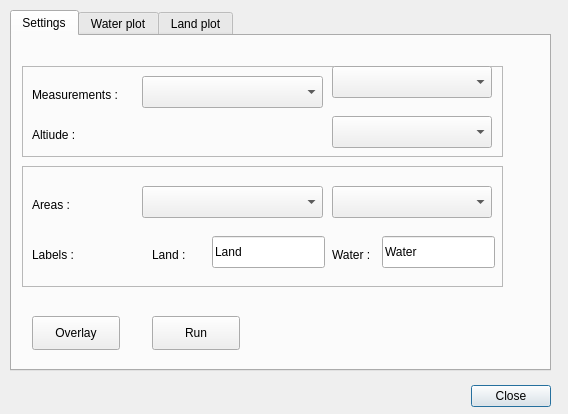
<?xml version="1.0" encoding="UTF-8"?>
<ui version="4.0">
 <class>AltitudecorrectorDialogBase</class>
 <widget class="QDialog" name="AltitudecorrectorDialogBase">
  <property name="geometry">
   <rect>
    <x>0</x>
    <y>0</y>
    <width>568</width>
    <height>414</height>
   </rect>
  </property>
  <property name="windowTitle">
   <string>Altitudecorrector</string>
  </property>
  <widget class="QDialogButtonBox" name="button_box">
   <property name="geometry">
    <rect>
     <x>210</x>
     <y>380</y>
     <width>341</width>
     <height>32</height>
    </rect>
   </property>
   <property name="focusPolicy">
    <enum>Qt::TabFocus</enum>
   </property>
   <property name="orientation">
    <enum>Qt::Horizontal</enum>
   </property>
   <property name="standardButtons">
    <set>QDialogButtonBox::Close</set>
   </property>
  </widget>
  <widget class="QTabWidget" name="tabWidget">
   <property name="geometry">
    <rect>
     <x>10</x>
     <y>10</y>
     <width>541</width>
     <height>361</height>
    </rect>
   </property>
   <property name="currentIndex">
    <number>0</number>
   </property>
   <widget class="QWidget" name="tab">
    <attribute name="title">
     <string>Settings</string>
    </attribute>
    <widget class="QFrame" name="frame_2">
     <property name="geometry">
      <rect>
       <x>10</x>
       <y>130</y>
       <width>481</width>
       <height>121</height>
      </rect>
     </property>
     <property name="frameShape">
      <enum>QFrame::StyledPanel</enum>
     </property>
     <property name="frameShadow">
      <enum>QFrame::Raised</enum>
     </property>
     <widget class="QLineEdit" name="leWater">
      <property name="geometry">
       <rect>
        <x>360</x>
        <y>70</y>
        <width>113</width>
        <height>32</height>
       </rect>
      </property>
      <property name="text">
       <string>Water</string>
      </property>
     </widget>
     <widget class="QLabel" name="label_4">
      <property name="geometry">
       <rect>
        <x>310</x>
        <y>80</y>
        <width>101</width>
        <height>18</height>
       </rect>
      </property>
      <property name="text">
       <string>Water :</string>
      </property>
     </widget>
     <widget class="QgsMapLayerComboBox" name="lcbArea">
      <property name="geometry">
       <rect>
        <x>120</x>
        <y>20</y>
        <width>181</width>
        <height>32</height>
       </rect>
      </property>
     </widget>
     <widget class="QLabel" name="label_2">
      <property name="geometry">
       <rect>
        <x>10</x>
        <y>30</y>
        <width>58</width>
        <height>18</height>
       </rect>
      </property>
      <property name="text">
       <string>Areas :</string>
      </property>
     </widget>
     <widget class="QLineEdit" name="leLand">
      <property name="geometry">
       <rect>
        <x>190</x>
        <y>70</y>
        <width>113</width>
        <height>32</height>
       </rect>
      </property>
      <property name="text">
       <string>Land</string>
      </property>
     </widget>
     <widget class="QgsFieldComboBox" name="fcbArea">
      <property name="geometry">
       <rect>
        <x>310</x>
        <y>20</y>
        <width>160</width>
        <height>32</height>
       </rect>
      </property>
     </widget>
     <widget class="QLabel" name="label_3">
      <property name="geometry">
       <rect>
        <x>10</x>
        <y>80</y>
        <width>101</width>
        <height>18</height>
       </rect>
      </property>
      <property name="text">
       <string>Labels :</string>
      </property>
     </widget>
     <widget class="QLabel" name="label_6">
      <property name="geometry">
       <rect>
        <x>130</x>
        <y>80</y>
        <width>101</width>
        <height>18</height>
       </rect>
      </property>
      <property name="text">
       <string>Land :</string>
      </property>
     </widget>
    </widget>
    <widget class="QFrame" name="frame">
     <property name="geometry">
      <rect>
       <x>10</x>
       <y>30</y>
       <width>481</width>
       <height>91</height>
      </rect>
     </property>
     <property name="frameShape">
      <enum>QFrame::StyledPanel</enum>
     </property>
     <property name="frameShadow">
      <enum>QFrame::Raised</enum>
     </property>
     <widget class="QLabel" name="label">
      <property name="geometry">
       <rect>
        <x>10</x>
        <y>20</y>
        <width>111</width>
        <height>18</height>
       </rect>
      </property>
      <property name="text">
       <string>Measurements :</string>
      </property>
     </widget>
     <widget class="QgsMapLayerComboBox" name="lcbMeasure">
      <property name="geometry">
       <rect>
        <x>120</x>
        <y>10</y>
        <width>181</width>
        <height>32</height>
       </rect>
      </property>
     </widget>
     <widget class="QgsFieldComboBox" name="fcbMeasure">
      <property name="geometry">
       <rect>
        <x>310</x>
        <y>0</y>
        <width>160</width>
        <height>32</height>
       </rect>
      </property>
     </widget>
     <widget class="QgsFieldComboBox" name="fcbAltitude">
      <property name="geometry">
       <rect>
        <x>310</x>
        <y>50</y>
        <width>160</width>
        <height>32</height>
       </rect>
      </property>
     </widget>
     <widget class="QLabel" name="label_5">
      <property name="geometry">
       <rect>
        <x>10</x>
        <y>60</y>
        <width>111</width>
        <height>18</height>
       </rect>
      </property>
      <property name="text">
       <string>Altiude :</string>
      </property>
     </widget>
    </widget>
    <widget class="QPushButton" name="pbRun">
     <property name="geometry">
      <rect>
       <x>140</x>
       <y>280</y>
       <width>88</width>
       <height>34</height>
      </rect>
     </property>
     <property name="text">
      <string>Run</string>
     </property>
    </widget>
    <widget class="QPushButton" name="pbOverlay">
     <property name="geometry">
      <rect>
       <x>20</x>
       <y>280</y>
       <width>88</width>
       <height>34</height>
      </rect>
     </property>
     <property name="text">
      <string>Overlay</string>
     </property>
    </widget>
   </widget>
   <widget class="QWidget" name="tab_2">
    <attribute name="title">
     <string>Water plot</string>
    </attribute>
    <widget class="QGraphicsView" name="gwWater">
     <property name="geometry">
      <rect>
       <x>0</x>
       <y>0</y>
       <width>531</width>
       <height>321</height>
      </rect>
     </property>
    </widget>
   </widget>
   <widget class="QWidget" name="tab_3">
    <attribute name="title">
     <string>Land plot</string>
    </attribute>
    <widget class="QGraphicsView" name="gwLand">
     <property name="geometry">
      <rect>
       <x>0</x>
       <y>0</y>
       <width>531</width>
       <height>321</height>
      </rect>
     </property>
    </widget>
   </widget>
  </widget>
 </widget>
 <customwidgets>
  <customwidget>
   <class>QgsFieldComboBox</class>
   <extends>QComboBox</extends>
   <header>qgsfieldcombobox.h</header>
  </customwidget>
  <customwidget>
   <class>QgsMapLayerComboBox</class>
   <extends>QComboBox</extends>
   <header>qgsmaplayercombobox.h</header>
  </customwidget>
 </customwidgets>
 <tabstops>
  <tabstop>lcbMeasure</tabstop>
  <tabstop>fcbMeasure</tabstop>
  <tabstop>fcbAltitude</tabstop>
  <tabstop>lcbArea</tabstop>
  <tabstop>fcbArea</tabstop>
  <tabstop>leLand</tabstop>
  <tabstop>leWater</tabstop>
 </tabstops>
 <resources/>
 <connections>
  <connection>
   <sender>button_box</sender>
   <signal>accepted()</signal>
   <receiver>AltitudecorrectorDialogBase</receiver>
   <slot>accept()</slot>
   <hints>
    <hint type="sourcelabel">
     <x>20</x>
     <y>20</y>
    </hint>
    <hint type="destinationlabel">
     <x>20</x>
     <y>20</y>
    </hint>
   </hints>
  </connection>
  <connection>
   <sender>button_box</sender>
   <signal>rejected()</signal>
   <receiver>AltitudecorrectorDialogBase</receiver>
   <slot>reject()</slot>
   <hints>
    <hint type="sourcelabel">
     <x>20</x>
     <y>20</y>
    </hint>
    <hint type="destinationlabel">
     <x>20</x>
     <y>20</y>
    </hint>
   </hints>
  </connection>
 </connections>
</ui>
